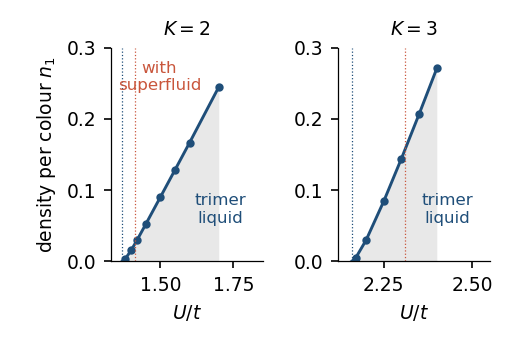

Write Python code to recreate this figure.
import json, numpy as np, matplotlib
matplotlib.use("Agg")
import matplotlib.pyplot as plt
from matplotlib import rcParams
rcParams.update({"font.size": 9, "axes.linewidth": 0.6})
fig, axes = plt.subplots(1, 2, figsize=(3.4, 2.3))
thr = {2: (1.369, 1.414, 1.966), 3: (2.159, 2.309, 3.251)}  # U3 (L2), U2^u, U2 (L2)
xr = {2: (1.33, 1.85), 3: (2.12, 2.55)}
for ax, K in zip(axes, (2, 3)):
    r = sorted(json.load(open(f"../trimer/phase_onset_K{K}.json")))
    U = np.array([q[0] for q in r]); n1 = np.array([q[3] for q in r])
    U3, U2u, U2 = thr[K]
    ok = n1 < 0.35
    Uc = np.concatenate([[U3], U[ok]]); nc = np.concatenate([[0.0], n1[ok]])
    ax.fill_between(Uc, 0, nc, color="#e8e8e8", lw=0)
    ax.plot(Uc, nc, "-", color="#1f4e79", lw=1.4)
    ax.plot(U[ok], n1[ok], "o", color="#1f4e79", ms=3)
    for u, c in ((U3, "#1f4e79"), (U2u, "#c9563c"), (U2, "#c9563c")):
        if xr[K][0] < u < xr[K][1]: ax.axvline(u, color=c, lw=0.6, ls=":")
    ax.set_title(f"$K={K}$", fontsize=9)
    ax.set_xlabel("$U/t$"); ax.set_xlim(*xr[K]); ax.set_ylim(0, 0.3)
    for s in ("top", "right"): ax.spines[s].set_visible(False)
axes[0].set_ylabel("density per colour $n_1$")
axes[0].text(0.72, 0.18, "trimer\nliquid", transform=axes[0].transAxes, fontsize=8, color="#1f4e79", ha="center")
axes[0].text(0.32, 0.8, "with\nsuperfluid", transform=axes[0].transAxes, fontsize=8, color="#c9563c", ha="center")
axes[1].text(0.72, 0.18, "trimer\nliquid", transform=axes[1].transAxes, fontsize=8, color="#1f4e79", ha="center")
fig.tight_layout(w_pad=1.0); fig.savefig("fig3.pdf"); fig.savefig("fig3.png", dpi=150)
